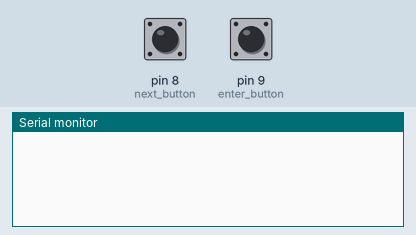
Bench run of a sketch on a simulated Arduino Uno, built with avr-gcc and run on an emulated ATmega328P. On the bench: the last lines printed to the serial monitor. The test bench sets the inputs (shaded band); at power-on: pin 8 (next_button) LOW, pin 9 (enter_button) LOW.

Above: at 1.2 s.
1.3 s: pin 8 (next_button) pulled HIGH for 0.15 s
At 2.1 s:
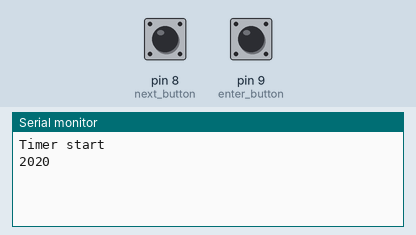
2.9 s: pin 9 (enter_button) pulled HIGH for 0.15 s
At 4.0 s:
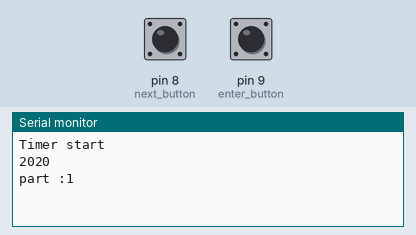
6.0 s: pin 8 (next_button) pulled HIGH for 1 s
At 6.8 s:
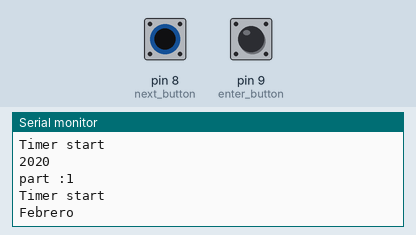
10.0 s: pin 8 (next_button) pulled HIGH for 0.15 s
At 11.1 s:
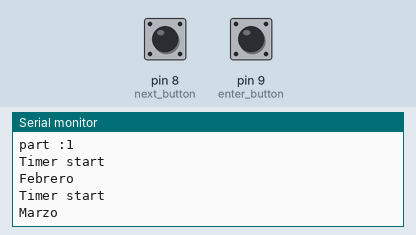
13.1 s: pin 8 (next_button) pulled HIGH for 1 s
At 13.4 s:
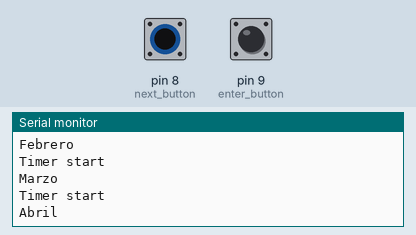
17.1 s: pin 8 (next_button) pulled HIGH for 3.2 s
At 17.7 s:
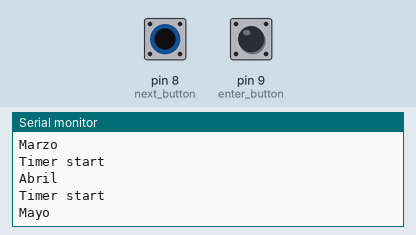

Measured:
- after the input at 1.3 s, the serial monitor: prints a new line at once (image 1)
- after the input at 2.9 s, the serial monitor: prints a new line at once (image 2)
- after the input at 6.0 s, the serial monitor: prints a new line at once (image 3)
- after the input at 10.0 s, the serial monitor: prints a new line at once (image 4)
- after the input at 13.1 s, the serial monitor: prints a new line at once (image 5)
- after the input at 17.1 s, the serial monitor: prints a new line at once (image 6)

The sketch:

State_machine_S1.ino
```cpp
#include <SimpleTimer.h>

SimpleTimer timer;

uint8_t  state=0; // el estado en el que se encuentra la capsula, esto se definira tambien por la EEPROM
int buttonPin;
const int next_button = 8;// el pin al que conectaremos un pin que será como una interrupcion posteriormente
const int enter_button = 9;
boolean next_buttonState = LOW;
boolean enter_buttonState = LOW;
int possible_years[]={2020,2021,2022,2023,2024,2025};
String possible_months[]={"Enero","Febrero","Marzo","Abril","Mayo","Junio","Julio","Agosto","Septiembre","Octubre","Noviembre","Diciembre"};
int possible_months_integer[]={1,2,3,4,5,6,7,8,9,10,11,12};
int possible_days[]={1,2,3,4,5,6,7,8,9,10,11,12,13,14,15,16,17,18,19,20,21,22,23,24,25,26,27,28,29,30,31};
int timer_sleep;
uint8_t pressed=0;
uint8_t part=0;
int final_year;
String final_month;
int final_month_integer;
int final_day;
int current_length;

void TimerTask(){
  Serial.println("10 seconds after button was pressed");
  timer.disable(timer_sleep);
  pressed=0;
  part=0;
}

void setup() {
  Serial.begin(9600);
  pinMode(next_button, INPUT);
  pinMode(enter_button, INPUT);
  timer_sleep =timer.setInterval(5000, TimerTask);

}

void loop() {

  timer.run();

  if(debounceButton(next_buttonState,next_button) == HIGH && next_buttonState == LOW)
  {
    //Set del timmer por si uno deja de presionar el boton
    timer.enable(timer_sleep);
    timer.restartTimer(timer_sleep);
    Serial.println("Timer start");
    next_buttonState = HIGH;
    pressed++;

    if(pressed>=current_length){
      pressed=0;
    }

    if (part==0){
      Serial.println(possible_years[pressed]);
      current_length= (sizeof(possible_years) / sizeof(possible_years[0]));
    }
    if(part==1){
      Serial.println(possible_months[pressed]);
      current_length= (sizeof(possible_months) / sizeof(possible_months[0]));
    }

    if(part==2){
      Serial.println(possible_days[pressed]);
      current_length= (sizeof(possible_days) / sizeof(possible_days[0]));
    }

  }
  else if(debounceButton(next_buttonState,next_button) == LOW && next_buttonState == HIGH)
  {
       next_buttonState = LOW;
  }
// Enter button
  if(debounceButton(enter_buttonState,enter_button) == HIGH && enter_buttonState == LOW)
  {


    timer.enable(timer_sleep);
    timer.restartTimer(timer_sleep);
    enter_buttonState = HIGH;
    if(part==0){
      final_year=possible_years[pressed];
    }

     if(part==1){
      final_month=possible_months[pressed];
      final_month_integer= possible_months_integer[pressed];
    }

     if(part==2){
      final_day=possible_days[pressed];
    }
    pressed=0;
    part++;
    Serial.print("part :");
    Serial.println(part);

    if(part==3){
      part=0;
      if(calculateDayOfYear(final_day,final_month_integer,final_year) != 999){

      Serial.print(final_day);
      Serial.print(" ");
      Serial.print(final_month);
      Serial.print(" ");
      Serial.println(final_year);
      }

      else{
        Serial.println("ese día no existe");
      }


    }

  }
  else if(debounceButton(enter_buttonState,enter_button) == LOW && enter_buttonState == HIGH)
  {
       enter_buttonState = LOW;
  }


}

boolean debounceButton(boolean state,int buttonPin)
{
  boolean stateNow = digitalRead(buttonPin);
  if(state!=stateNow)
  {
    delay(10);
    stateNow = digitalRead(buttonPin);
  }
  return stateNow;

}

int calculateDayOfYear(int day, int month, int year) {

  // Given a day, month, and year (4 digit), returns
  // the day of year. Errors return 999.

  int daysInMonth[] = {31,28,31,30,31,30,31,31,30,31,30,31};

  // Verify we got a 4-digit year
  if (year < 1000) {
    return 999;
  }

  // Check if it is a leap year, this is confusing business
  // See: https://support.microsoft.com/en-us/kb/214019
  if (year%4  == 0) {
    if (year%100 != 0) {
      daysInMonth[1] = 29;
    }
    else {
      if (year%400 == 0) {
        daysInMonth[1] = 29;
      }
    }
   }

  // Make sure we are on a valid day of the month
  if (day < 1)
  {
    return 999;
  } else if (day > daysInMonth[month-1]) {
    return 999;
  }

  int doy = 0;
  for (int i = 0; i < month - 1; i++) {
    doy += daysInMonth[i];
  }

  doy += day;
  return doy;
}
```
